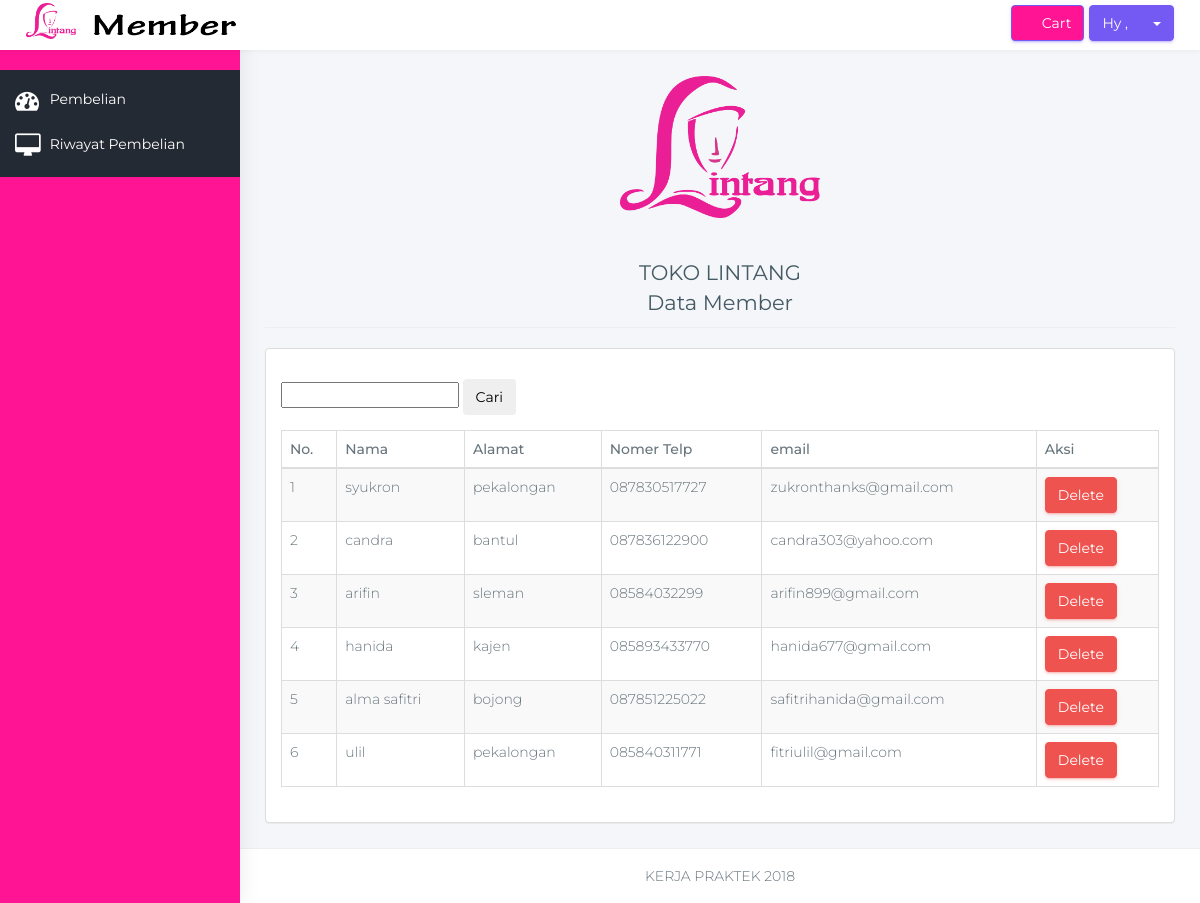
/index.php/operator/tampil_member, run on the app's committed database.
### tables this page shows
CREATE TABLE `member` (
  `id_member` varchar(10) NOT NULL,
  `nama_member` varchar(30) NOT NULL,
  `alamat` varchar(50) NOT NULL,
  `no_telp` varchar(15) NOT NULL,
  `jenis_kelamin` varchar(2) NOT NULL,
  `email` varchar(50) NOT NULL,
  `password` varchar(32) NOT NULL,
  `pertanyaan` varchar(40) NOT NULL,
  `jawaban` varchar(20) NOT NULL
);

### application/libraries/Template.php (called while the page is built)
<?php if ( ! defined('BASEPATH')) exit('No direct script access allowed');
class Template {
		var $template_data = array();
		function set($name, $value)
		{
			$this->template_data[$name] = $value;
		}
		function load($template = '', $view = '' , $view_data = array(), $return = FALSE)
		{
			$this->CI =& get_instance();
			$this->set('contents', $this->CI->load->view($view, $view_data, TRUE));
			return $this->CI->load->view($template, $this->template_data, $return);
		}
}

### application/controllers/operator.php (called while the page is built, shortened)
<?php
class operator extends ci_controller{
    function tampil_member()
    {
        $data['record']=  $this->model_operator->tampildatamember();
        $this->template->load('template','operator/member',$data);
    }
}

### index.php (called while the page is built, shortened)
<?php
require_once BASEPATH.'core/CodeIgniter.php';

### application/models/model_operator.php (called while the page is built, shortened)
<?php
class model_operator extends CI_Model{
    function tampildatamember()
    {
        return $this->db->get('member');
    }
}

### application/views/operator/member.php (the view, shortened to what this page needs)
<div class="row">
                    <div class="col-md-12">
                    <img style="display: block;margin-left: auto;margin-right: auto; width: 200px;" src="<?php echo base_url()?>assets/img/lintang.png">
                    <h3 align="center" class="page-header">
                           TOKO LINTANG<br>Data Member
                        </h3>
                    </div>
                </div>
                <div class="row">
                    <div class="col-md-12">
                        <div class="panel panel-default">
                            <div class="panel-body">
                            <div class="panel-body" >
                            <input onchange='carimember()' style="margin-left: -15px;" id='carimembernama' name='cari' type='text'>
                            <button class="btn" onclick='carimember()'>Cari</button>
                            </div>
                                <div class="table-responsive">
                                    <table class="table table-striped table-bordered table-hover" id="dataTables-example">
                                        <thead>
                                            <tr>
                                                <th>No.</th>
                                                <th>Nama</th>
                                                <th>Alamat</th>
                                                <th>Nomer Telp</th>
                                                <th>email</th>
                                                <th>Aksi</th>
                                            </tr>
                                        </thead>
                                        <tbody id="tabelmember">
                                        <?php $no=1; foreach ($record->result() as $r) { ?>
                                            <tr class="gradeU">
                                                <td><?php echo $no ?></td>
                                                <td><?php echo $r->nama_member ?></td>
                                                <td><?php echo $r->alamat ?></td>
                                                <td><?php echo $r->no_telp ?></td>
                                                <td><?php echo $r->email ?></td>
                                                <td class="center">
                                                <button class="btn btn-danger" name="member" onclick="deletemember('<?php echo $r->id_member?>')">Delete</button>
                                                </td>
                                            </tr>
                                        <?php $no++; } ?>
                                        </tbody>
                                    </table>
                                </div>
                            </div>
                        </div>
                    </div>
                </div>

### data on the page
member: nama_member "syukron", alamat "pekalongan", no_telp "087830517727", email "zukronthanks@gmail.com"
member: nama_member "candra", alamat "bantul", no_telp "087836122900", email "candra303@yahoo.com"
member: nama_member "arifin", alamat "sleman", no_telp "08584032299", email "arifin899@gmail.com"
member: nama_member "hanida", alamat "kajen", no_telp "085893433770", email "hanida677@gmail.com"
member: nama_member "alma safitri", alamat "bojong", no_telp "087851225022", email "safitrihanida@gmail.com"
member: nama_member "ulil", alamat "pekalongan", no_telp "085840311771", email "fitriulil@gmail.com"
